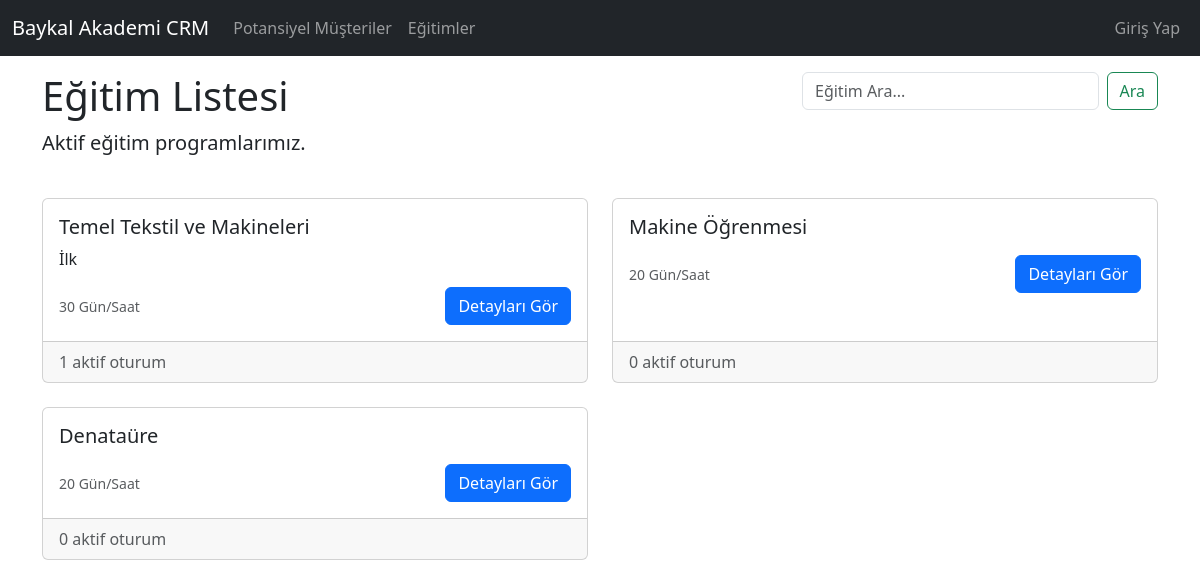
The page /trainings/ on the database as committed earlier.
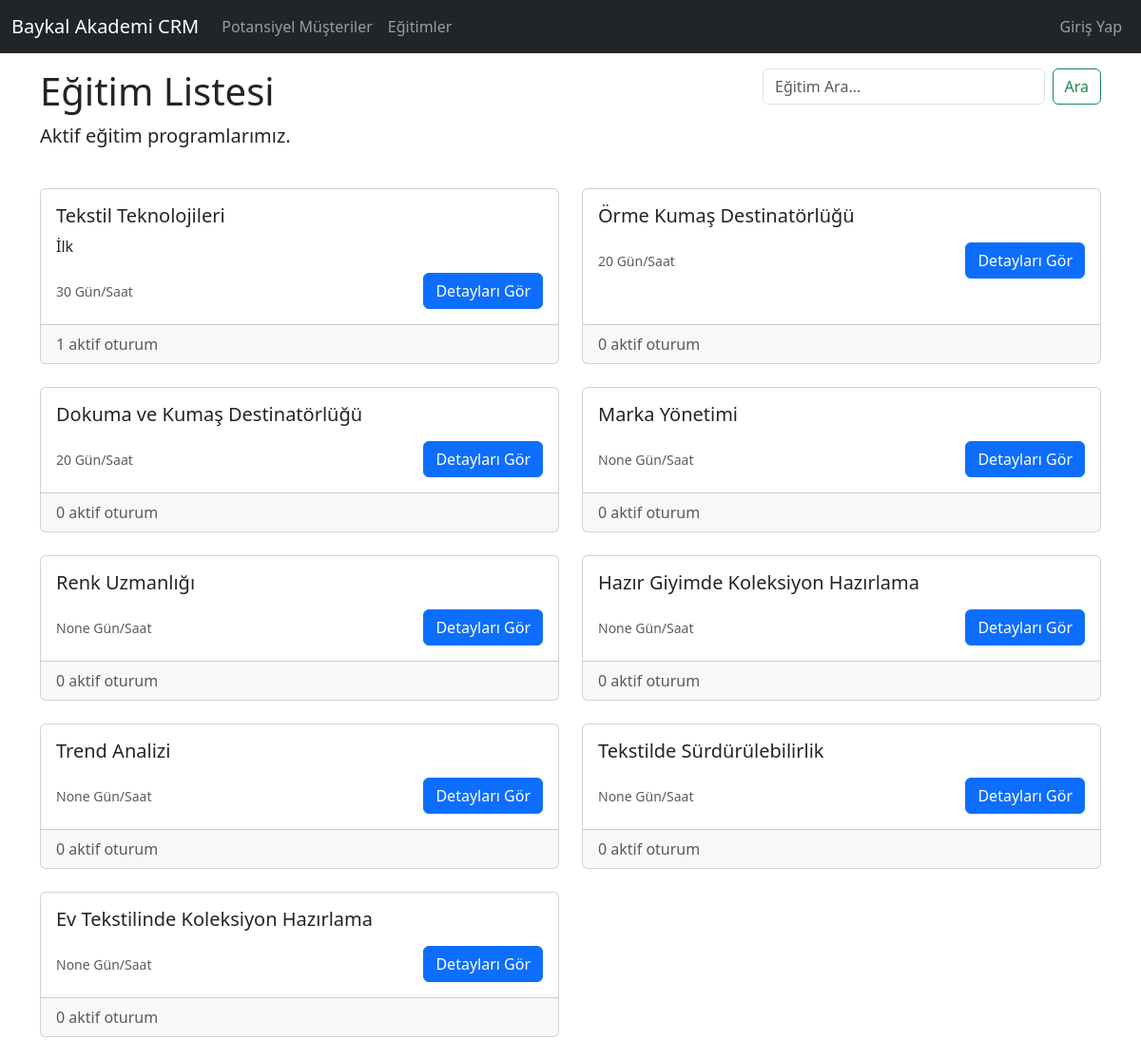
The same page on the database as committed later.
### core/models.py (models this page shows, shortened)
class Training(models.Model):
    name = models.CharField(max_length=200)
    description = models.TextField(blank=True, null=True)
    default_duration = models.IntegerField(help_text="Duration in hours or days", blank=True, null=True)
    is_active = models.BooleanField(default=True)

### core/views.py (the view)
# urls.py: path('trainings/', views.training_list, name='training_list'),
def training_list(request):
    query = request.GET.get('q')
    if query:
        trainings = Training.objects.filter(name__icontains=query, is_active=True)
    else:
        trainings = Training.objects.filter(is_active=True)
    return render(request, 'core/training/training_list.html', {'trainings': trainings, 'search_query': query})

### core/templates/core/training/training_list.html (shortened to what this page needs)
{% extends 'core/base.html' %}
{% block content %}
<div class="row mb-4">
    <div class="col-md-8">
        <h1>Eğitim Listesi</h1>
        <p class="lead">Aktif eğitim programlarımız.</p>
    </div>
    <div class="col-md-4">
        <form class="d-flex" method="get">
            <input class="form-control me-2" type="search" placeholder="Eğitim Ara..." aria-label="Search" name="q"
                value="{{ search_query|default:'' }}">
            <button class="btn btn-outline-success" type="submit">Ara</button>
        </form>
    </div>
</div>
<div class="row">
    {% for training in trainings %}
    <div class="col-md-6 mb-4">
        <div class="card h-100">
            <div class="card-body">
                <h5 class="card-title">{{ training.name }}</h5>
                <p class="card-text">{{ training.description|truncatewords:20 }}</p>
                <div class="d-flex justify-content-between align-items-center">
                    <small class="text-muted">{{ training.default_duration }} Gün/Saat</small>
                    <div>
                        <a href="{% url 'training_detail' training.id %}" class="btn btn-primary">Detayları Gör</a>
                    </div>
                </div>
            </div>
            <div class="card-footer text-muted">
                {{ training.trainingsession_set.count }} aktif oturum
            </div>
        </div>
    </div>
    {% empty %}
    <div class="col">
        <div class="alert alert-info">Henüz aktif eğitim bulunmamaktadır.</div>
    </div>
    {% endfor %}
</div>
{% endblock %}

### core/templates/core/base.html (shortened to what this page needs)
<!DOCTYPE html>
<html lang="tr">
<head>
    <link href="https://cdn.jsdelivr.net/npm/bootstrap@5.3.0/dist/css/bootstrap.min.css" rel="stylesheet">
</head>
<body>
    <nav class="navbar navbar-expand-md navbar-dark bg-dark fixed-top">
        <div class="container-fluid">
            <a class="navbar-brand" href="/">Baykal Akademi CRM</a>
            <div class="collapse navbar-collapse" id="navbarCollapse">
                <ul class="navbar-nav me-auto mb-2 mb-md-0">
                    <li class="nav-item">
                        <a class="nav-link" href="{% url 'lead_list' %}">Potansiyel Müşteriler</a>
                    </li>
                    <li class="nav-item">
                        <a class="nav-link" href="{% url 'training_list' %}">Eğitimler</a>
                    </li>
                </ul>
                <ul class="navbar-nav">
                    {% if user.is_authenticated %}
                    <li class="nav-item dropdown">
                        <a class="nav-link dropdown-toggle" href="#" id="navbarDropdown" role="button"
                            data-bs-toggle="dropdown" aria-expanded="false">
                            {{ user.username }}
                        </a>
                        <ul class="dropdown-menu dropdown-menu-end" aria-labelledby="navbarDropdown">
                            <li><a class="dropdown-item" href="{% url 'dashboard' %}">Kontrol Paneli</a></li>
                            <li><a class="dropdown-item" href="/admin/">Admin Panel</a></li>
                            <li>
                                <hr class="dropdown-divider">
                            </li>
                            <li>
                                <form method="post" action="{% url 'logout' %}">
                                    {% csrf_token %}
                                    <button type="submit" class="dropdown-item">Çıkış Yap</button>
                                </form>
                            </li>
                        </ul>
                    </li>
                    {% else %}
                    <li class="nav-item">
                        <a class="nav-link" href="{% url 'login' %}">Giriş Yap</a>
                    </li>
                    {% endif %}
                </ul>
            </div>
        </div>
    </nav>
    <main class="container">
        {% block content %}
        {% endblock %}
    </main>
</body>
</html>

### core/templates/core/base.html (style rules this page uses)
body { padding-top: 4.5rem; }

Rows that differ between the two databases and show on the page:
changed Training "İlk": name "Temel Tekstil ve Makineleri" → "Tekstil Teknolojileri"
changed Training: name "Makine Öğrenmesi" → "Örme Kumaş Destinatörlüğü"
changed Training: name "Denataüre" → "Dokuma ve Kumaş Destinatörlüğü"
added Training: name "Marka Yönetimi", default_duration "None", trainingsession_set.count "0"
added Training: name "Renk Uzmanlığı", default_duration "None", trainingsession_set.count "0"
added Training: name "Hazır Giyimde Koleksiyon Hazırlama", default_duration "None", trainingsession_set.count "0"
added Training: name "Trend Analizi", default_duration "None", trainingsession_set.count "0"
added Training: name "Tekstilde Sürdürülebilirlik", default_duration "None", trainingsession_set.count "0"
added Training: name "Ev Tekstilinde Koleksiyon Hazırlama", default_duration "None", trainingsession_set.count "0"
